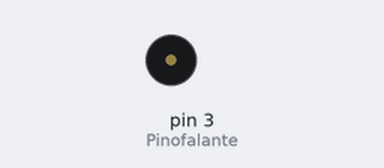
The sketch below on a simulated Arduino Uno, built with avr-gcc and run on an emulated ATmega328P. Shown: buzzer (waves = sounding).

Above: at 0.1 s.
Timing chart, 0 to 1.6 s (numbered marks = the images above):
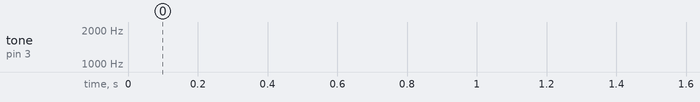

The sketch:

melodia_Sirene.ino
```cpp
//Programa : Som no Arduino - Sirene
//Autor : Arduino e Cia

#define tempo 10
int frequencia = 0;
int Pinofalante = 3;

void setup()
{
  pinMode(Pinofalante,OUTPUT); //Pino do buzzer
}

void loop()
{
  for (frequencia = 150; frequencia < 1800; frequencia += 1)
  {
    tone(Pinofalante, frequencia, tempo);
    delay(1);
  }
  for (frequencia = 1800; frequencia > 150; frequencia -= 1)
  {
    tone(Pinofalante, frequencia, tempo);
    delay(1);
  }

}
```
